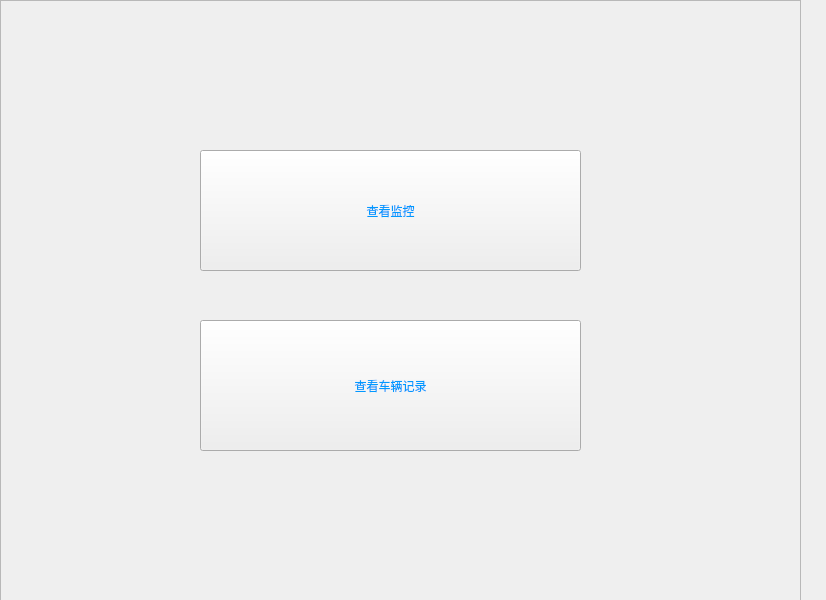
<?xml version="1.0" encoding="UTF-8"?>
<ui version="4.0">
 <class>Form</class>
 <widget class="QWidget" name="Form">
  <property name="geometry">
   <rect>
    <x>0</x>
    <y>0</y>
    <width>826</width>
    <height>600</height>
   </rect>
  </property>
  <property name="windowTitle">
   <string>Form</string>
  </property>
  <widget class="QFrame" name="frame">
   <property name="geometry">
    <rect>
     <x>0</x>
     <y>0</y>
     <width>801</width>
     <height>601</height>
    </rect>
   </property>
   <property name="frameShape">
    <enum>QFrame::StyledPanel</enum>
   </property>
   <property name="frameShadow">
    <enum>QFrame::Raised</enum>
   </property>
   <widget class="QLabel" name="label">
    <property name="geometry">
     <rect>
      <x>-10</x>
      <y>0</y>
      <width>831</width>
      <height>601</height>
     </rect>
    </property>
    <property name="styleSheet">
     <string notr="true">border-image: url(:/b1.jpg);</string>
    </property>
    <property name="text">
     <string/>
    </property>
   </widget>
   <widget class="QPushButton" name="pushButton_2">
    <property name="geometry">
     <rect>
      <x>200</x>
      <y>320</y>
      <width>381</width>
      <height>131</height>
     </rect>
    </property>
    <property name="styleSheet">
     <string notr="true">font: 75 20pt &quot;Agency FB&quot;;
color: rgb(0, 153, 255);</string>
    </property>
    <property name="text">
     <string>查看车辆记录</string>
    </property>
   </widget>
   <widget class="QPushButton" name="pushButton_3">
    <property name="geometry">
     <rect>
      <x>200</x>
      <y>150</y>
      <width>381</width>
      <height>121</height>
     </rect>
    </property>
    <property name="styleSheet">
     <string notr="true">font: 75 20pt &quot;Agency FB&quot;;
color: rgb(0, 153, 255);</string>
    </property>
    <property name="text">
     <string>查看监控</string>
    </property>
   </widget>
  </widget>
 </widget>
 <resources>
  <include location="../data/background.qrc"/>
 </resources>
 <connections>
  <connection>
   <sender>pushButton_3</sender>
   <signal>clicked()</signal>
   <receiver>Form</receiver>
   <slot>goin_1()</slot>
   <hints>
    <hint type="sourcelabel">
     <x>390</x>
     <y>210</y>
    </hint>
    <hint type="destinationlabel">
     <x>412</x>
     <y>299</y>
    </hint>
   </hints>
  </connection>
  <connection>
   <sender>pushButton_2</sender>
   <signal>clicked()</signal>
   <receiver>Form</receiver>
   <slot>goin_2()</slot>
   <hints>
    <hint type="sourcelabel">
     <x>390</x>
     <y>385</y>
    </hint>
    <hint type="destinationlabel">
     <x>412</x>
     <y>299</y>
    </hint>
   </hints>
  </connection>
 </connections>
 <slots>
  <slot>goin_X()</slot>
  <slot>goin_1()</slot>
  <slot>goin_2()</slot>
 </slots>
</ui>
